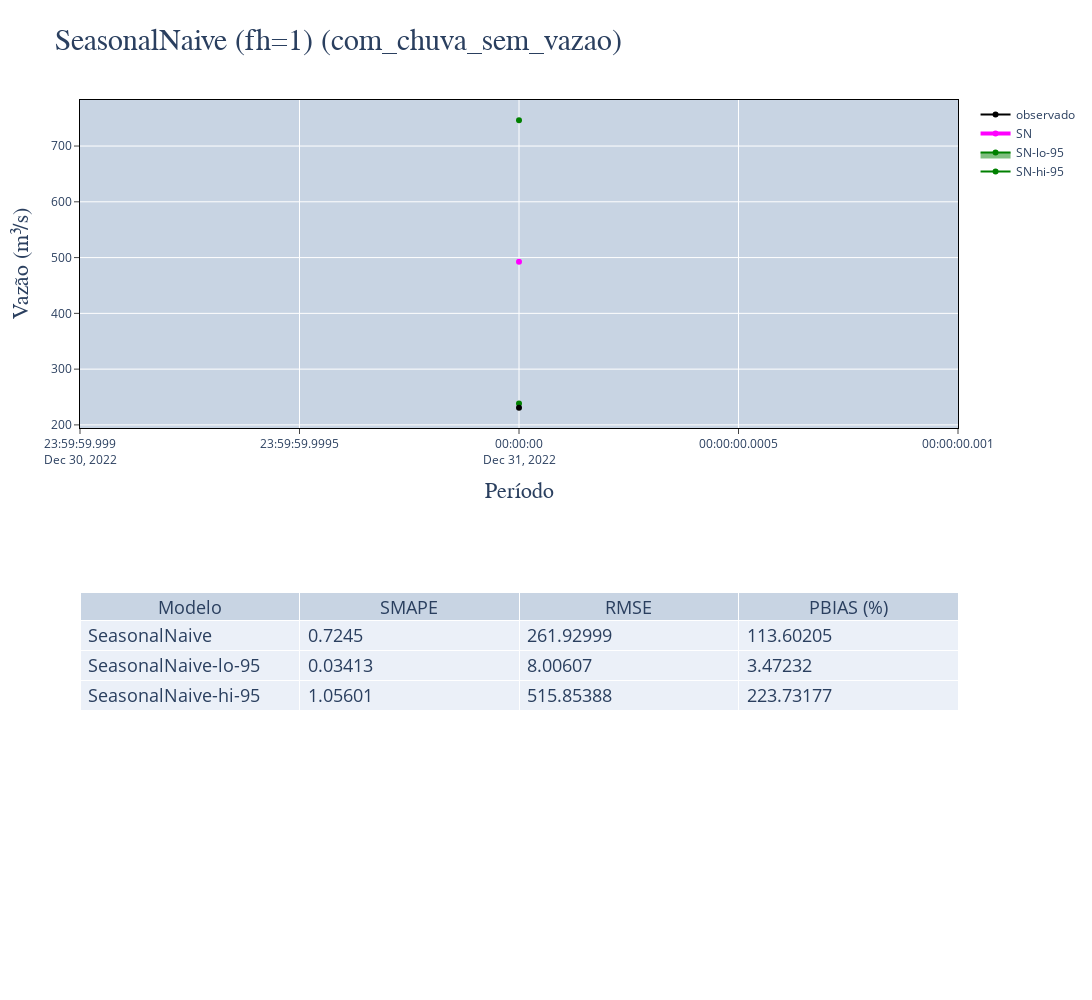
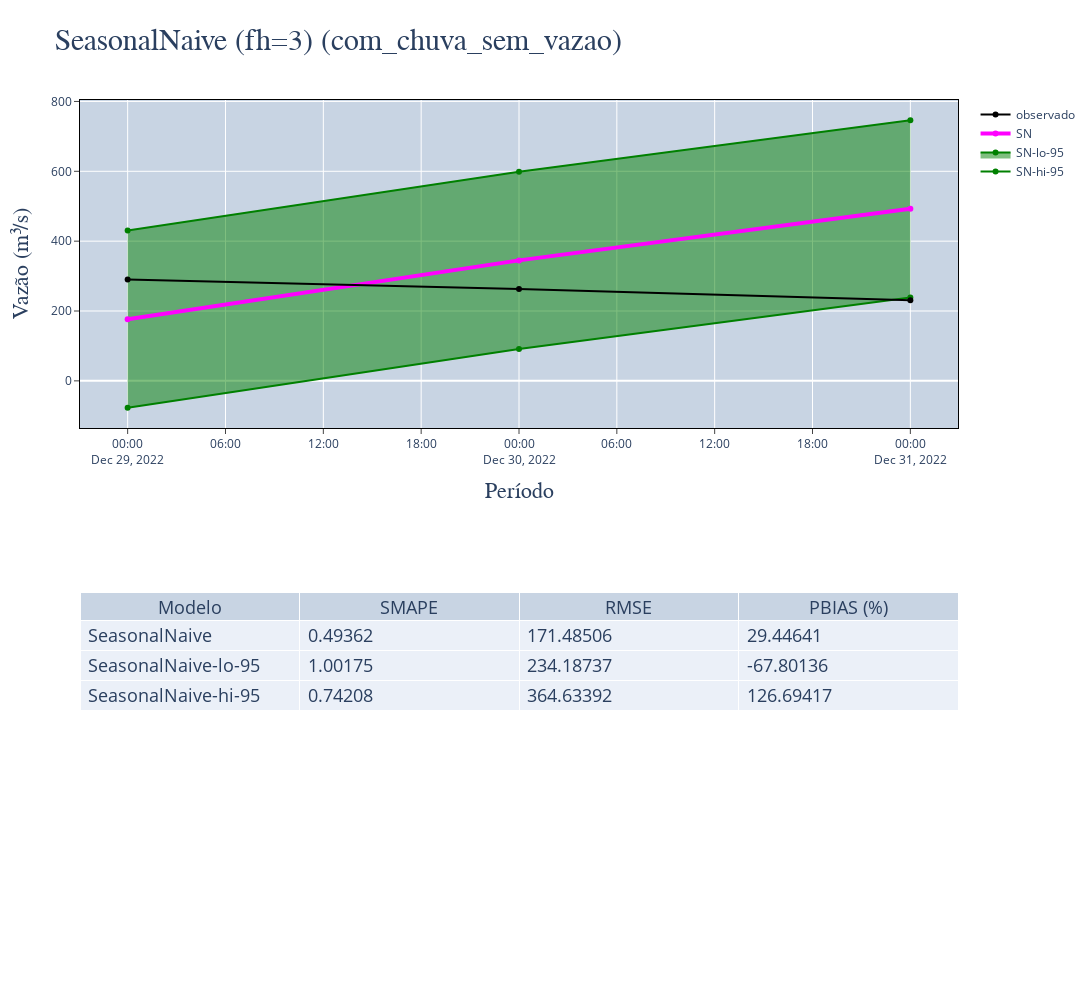
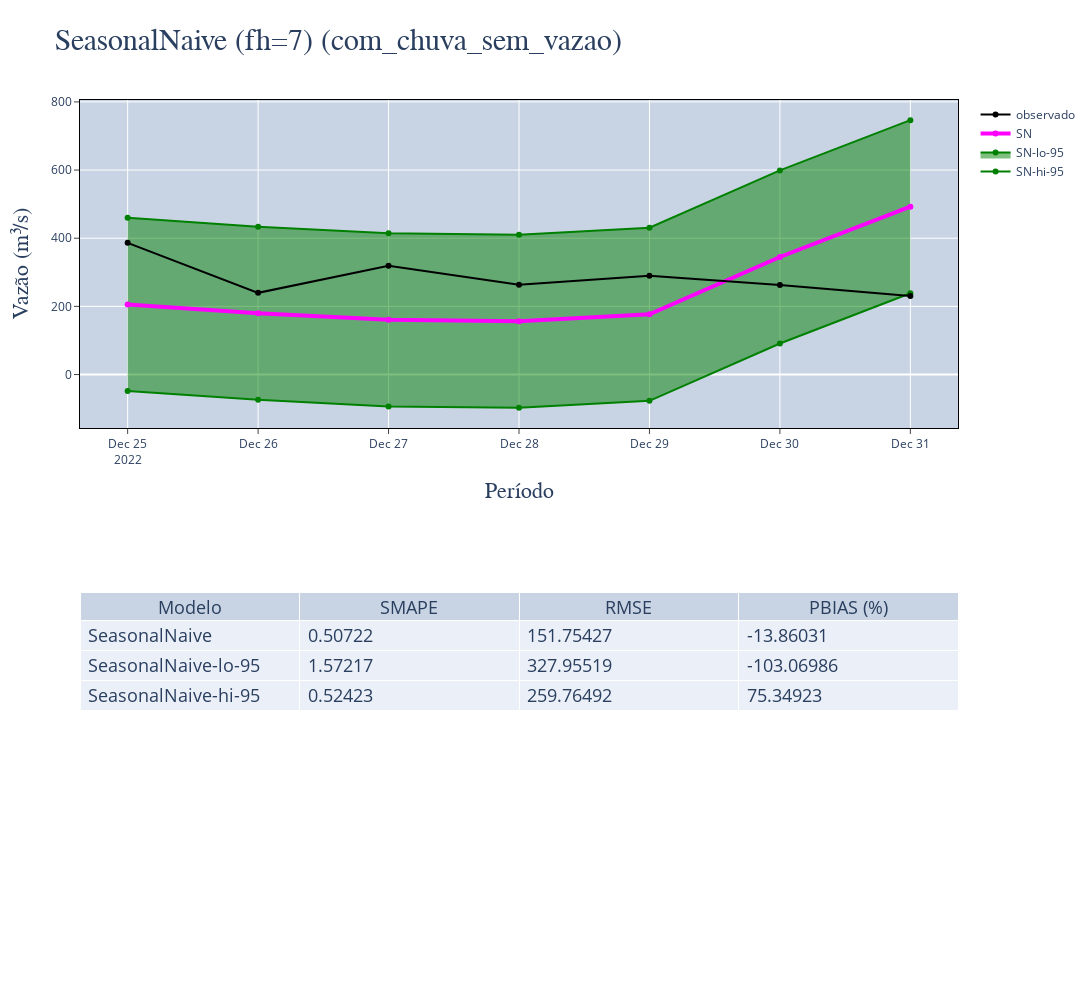
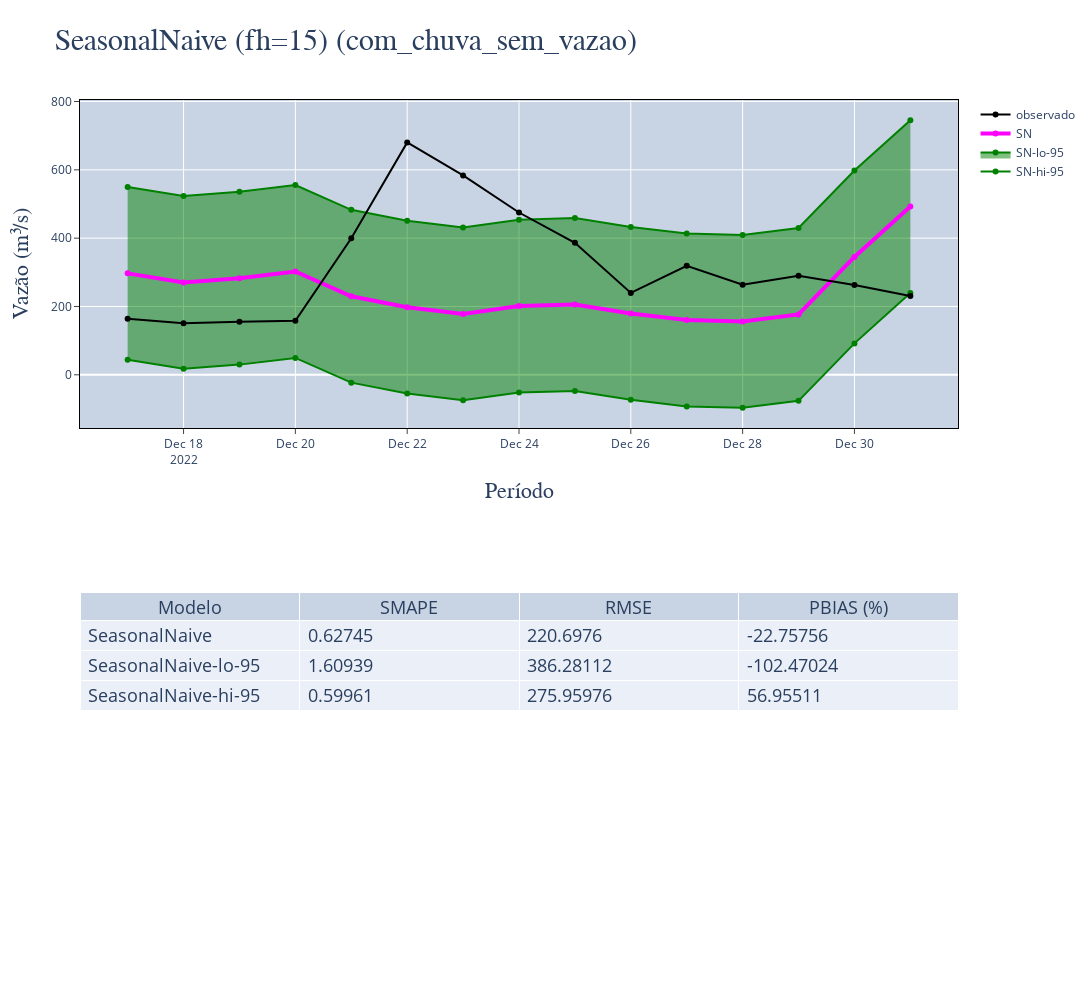

The notebook cell these images were saved under, in order:
### Markdown cell above
### Baseline - SeasonalNaive

Isso não é um preditor de fato. Ao menos, não se considera assim. Serve como uma baseline a superar.

### Code cell
for f in fh_v:
    teste = df_dados.tail(f).copy()
    treino = df_dados.drop(index=teste.index).copy()

    modelo = SeasonalNaive(season_length=365)

    stfc = StatsForecast(
        df=treino.drop(columns=colunas_vazao),
        models=[modelo],
        freq="D",
        n_jobs=8
    )

    df_futr = teste.drop(columns=['y'] + colunas_vazao).copy()

    previsoes = stfc.forecast(
        h=f,
        X_df=df_futr,
        level=intervalos_previsao
    )

    df_resultado = pd.merge(
        left=previsoes,
        right=teste[['ds', 'unique_id', 'y']],
        how="left",
        on=['ds', 'unique_id']
    )

    plot_resultados(
        df_merged=df_resultado,
        modelo=modelo.alias,
        nome_curto="SN",
        fh=f,
        titulo="{md} (fh={fh}) ({c})".format(md=modelo.alias, fh=f, c=cenario2),
        niveis=intervalos_previsao_plotar,
        cores=["green", "blue"],
        pasta_dstn=pasta_resultados+cenario2,
        salvar=False, #SALVAR_PLOTS
    )

### Figure 1 — Plotly figure (JSON) as saved in the notebook; plotly's stock layout.template omitted (floating-point values rounded to 4 significant figures)
{"data": [{"line": {"color": "green"}, "mode": "lines+markers", "name": "SN-hi-95", "type": "scatter", "x": ["2022-12-31T00:00:00"], "xaxis": "x", "y": [746.4], "yaxis": "y"}, {"fill": "tonexty", "line": {"color": "green"}, "mode": "lines+markers", "name": "SN-lo-95", "type": "scatter", "x": ["2022-12-31T00:00:00"], "xaxis": "x", "y": [238.6], "yaxis": "y"}, {"line": {"color": "magenta", "width": 4}, "mode": "lines+markers", "name": "SN", "type": "scatter", "x": ["2022-12-31T00:00:00"], "xaxis": "x", "y": [492.5], "yaxis": "y"}, {"line": {"color": "black", "width": 2}, "mode": "lines+markers", "name": "observado", "type": "scatter", "x": ["2022-12-31T00:00:00"], "xaxis": "x", "y": [230.6], "yaxis": "y"}, {"cells": {"align": "left", "font": {"size": 18}, "height": 30, "values": [["SeasonalNaive", "SeasonalNaive-lo-95", "SeasonalNaive-hi-95"], [0.7245, 0.03413, 1.056], [261.9, 8.006, 515.9], [113.6, 3.472, 223.7]]}, "domain": {"x": [0, 1], "y": [0, 0.4]}, "header": {"align": "center", "font": {"size": 18}, "values": ["Modelo", "SMAPE", "RMSE", "PBIAS (%)"]}, "type": "table"}], "layout": {"height": 1000, "hovermode": "x unified", "plot_bgcolor": "#c8d4e3", "title": {"font": {"family": "system-ui", "size": 30}, "text": "SeasonalNaive (fh=1) (com_chuva_sem_vazao)"}, "width": 1500, "xaxis": {"anchor": "y", "domain": [0, 1], "linecolor": "black", "mirror": true, "showline": true, "ticks": "outside", "title": {"font": {"family": "system-ui", "size": 22}, "text": "Período"}}, "yaxis": {"anchor": "x", "domain": [0.6, 1], "linecolor": "black", "mirror": true, "showline": true, "ticks": "outside", "title": {"font": {"family": "system-ui", "size": 22}, "text": "Vazão (m³/s)"}}}}

### Figure 2 — Plotly figure (JSON) as saved in the notebook; plotly's stock layout.template omitted (floating-point values rounded to 4 significant figures)
{"data": [{"line": {"color": "green"}, "mode": "lines+markers", "name": "SN-hi-95", "type": "scatter", "x": ["2022-12-29T00:00:00", "2022-12-30T00:00:00", "2022-12-31T00:00:00"], "xaxis": "x", "y": [430.6, 598.9, 746.5], "yaxis": "y"}, {"fill": "tonexty", "line": {"color": "green"}, "mode": "lines+markers", "name": "SN-lo-95", "type": "scatter", "x": ["2022-12-29T00:00:00", "2022-12-30T00:00:00", "2022-12-31T00:00:00"], "xaxis": "x", "y": [-77.27, 90.98, 238.5], "yaxis": "y"}, {"line": {"color": "magenta", "width": 4}, "mode": "lines+markers", "name": "SN", "type": "scatter", "x": ["2022-12-29T00:00:00", "2022-12-30T00:00:00", "2022-12-31T00:00:00"], "xaxis": "x", "y": [176.7, 344.9, 492.5], "yaxis": "y"}, {"line": {"color": "black", "width": 2}, "mode": "lines+markers", "name": "observado", "type": "scatter", "x": ["2022-12-29T00:00:00", "2022-12-30T00:00:00", "2022-12-31T00:00:00"], "xaxis": "x", "y": [290.1, 262.8, 230.6], "yaxis": "y"}, {"cells": {"align": "left", "font": {"size": 18}, "height": 30, "values": [["SeasonalNaive", "SeasonalNaive-lo-95", "SeasonalNaive-hi-95"], [0.4936, 1.002, 0.7421], [171.5, 234.2, 364.6], [29.45, -67.8, 126.7]]}, "domain": {"x": [0, 1], "y": [0, 0.4]}, "header": {"align": "center", "font": {"size": 18}, "values": ["Modelo", "SMAPE", "RMSE", "PBIAS (%)"]}, "type": "table"}], "layout": {"height": 1000, "hovermode": "x unified", "plot_bgcolor": "#c8d4e3", "title": {"font": {"family": "system-ui", "size": 30}, "text": "SeasonalNaive (fh=3) (com_chuva_sem_vazao)"}, "width": 1500, "xaxis": {"anchor": "y", "domain": [0, 1], "linecolor": "black", "mirror": true, "showline": true, "ticks": "outside", "title": {"font": {"family": "system-ui", "size": 22}, "text": "Período"}}, "yaxis": {"anchor": "x", "domain": [0.6, 1], "linecolor": "black", "mirror": true, "showline": true, "ticks": "outside", "title": {"font": {"family": "system-ui", "size": 22}, "text": "Vazão (m³/s)"}}}}

### Figure 3 — Plotly figure (JSON) as saved in the notebook; plotly's stock layout.template omitted (floating-point values rounded to 4 significant figures)
{"data": [{"line": {"color": "green"}, "mode": "lines+markers", "name": "SN-hi-95", "type": "scatter", "x": ["2022-12-25T00:00:00", "2022-12-26T00:00:00", "2022-12-27T00:00:00", "2022-12-28T00:00:00", "2022-12-29T00:00:00", "2022-12-30T00:00:00", "2022-12-31T00:00:00"], "xaxis": "x", "y": [459.8, 433.6, 414.5, 410.2, 430.6, 598.9, 746.4], "yaxis": "y"}, {"fill": "tonexty", "line": {"color": "green"}, "mode": "lines+markers", "name": "SN-lo-95", "type": "scatter", "x": ["2022-12-25T00:00:00", "2022-12-26T00:00:00", "2022-12-27T00:00:00", "2022-12-28T00:00:00", "2022-12-29T00:00:00", "2022-12-30T00:00:00", "2022-12-31T00:00:00"], "xaxis": "x", "y": [-48.08, -74.26, -93.41, -97.72, -77.25, 90.99, 238.6], "yaxis": "y"}, {"line": {"color": "magenta", "width": 4}, "mode": "lines+markers", "name": "SN", "type": "scatter", "x": ["2022-12-25T00:00:00", "2022-12-26T00:00:00", "2022-12-27T00:00:00", "2022-12-28T00:00:00", "2022-12-29T00:00:00", "2022-12-30T00:00:00", "2022-12-31T00:00:00"], "xaxis": "x", "y": [205.9, 179.7, 160.5, 156.2, 176.7, 344.9, 492.5], "yaxis": "y"}, {"line": {"color": "black", "width": 2}, "mode": "lines+markers", "name": "observado", "type": "scatter", "x": ["2022-12-25T00:00:00", "2022-12-26T00:00:00", "2022-12-27T00:00:00", "2022-12-28T00:00:00", "2022-12-29T00:00:00", "2022-12-30T00:00:00", "2022-12-31T00:00:00"], "xaxis": "x", "y": [386.5, 239.7, 319.3, 263.6, 290.1, 262.8, 230.6], "yaxis": "y"}, {"cells": {"align": "left", "font": {"size": 18}, "height": 30, "values": [["SeasonalNaive", "SeasonalNaive-lo-95", "SeasonalNaive-hi-95"], [0.5072, 1.572, 0.5242], [151.8, 328.0, 259.8], [-13.86, -103.1, 75.35]]}, "domain": {"x": [0, 1], "y": [0, 0.4]}, "header": {"align": "center", "font": {"size": 18}, "values": ["Modelo", "SMAPE", "RMSE", "PBIAS (%)"]}, "type": "table"}], "layout": {"height": 1000, "hovermode": "x unified", "plot_bgcolor": "#c8d4e3", "title": {"font": {"family": "system-ui", "size": 30}, "text": "SeasonalNaive (fh=7) (com_chuva_sem_vazao)"}, "width": 1500, "xaxis": {"anchor": "y", "domain": [0, 1], "linecolor": "black", "mirror": true, "showline": true, "ticks": "outside", "title": {"font": {"family": "system-ui", "size": 22}, "text": "Período"}}, "yaxis": {"anchor": "x", "domain": [0.6, 1], "linecolor": "black", "mirror": true, "showline": true, "ticks": "outside", "title": {"font": {"family": "system-ui", "size": 22}, "text": "Vazão (m³/s)"}}}}

### Figure 4 — Plotly figure (JSON) as saved in the notebook; plotly's stock layout.template omitted (floating-point values rounded to 4 significant figures)
{"data": [{"line": {"color": "green"}, "mode": "lines+markers", "name": "SN-hi-95", "type": "scatter", "x": ["2022-12-17T00:00:00", "2022-12-18T00:00:00", "2022-12-19T00:00:00", "2022-12-20T00:00:00", "2022-12-21T00:00:00", "2022-12-22T00:00:00", "2022-12-23T00:00:00", "2022-12-24T00:00:00", "2022-12-25T00:00:00", "2022-12-26T00:00:00", "2022-12-27T00:00:00", "2022-12-28T00:00:00", "2022-12-29T00:00:00", "2022-12-30T00:00:00", "2022-12-31T00:00:00"], "xaxis": "x", "y": [549.9, 523.4, 535.7, 555.3, 482.9, 451.0, 431.1, 454.1, 458.8, 432.6, 413.5, 409.2, 429.6, 597.9, 745.4], "yaxis": "y"}, {"fill": "tonexty", "line": {"color": "green"}, "mode": "lines+markers", "name": "SN-lo-95", "type": "scatter", "x": ["2022-12-17T00:00:00", "2022-12-18T00:00:00", "2022-12-19T00:00:00", "2022-12-20T00:00:00", "2022-12-21T00:00:00", "2022-12-22T00:00:00", "2022-12-23T00:00:00", "2022-12-24T00:00:00", "2022-12-25T00:00:00", "2022-12-26T00:00:00", "2022-12-27T00:00:00", "2022-12-28T00:00:00", "2022-12-29T00:00:00", "2022-12-30T00:00:00", "2022-12-31T00:00:00"], "xaxis": "x", "y": [44.06, 17.57, 29.83, 49.46, -22.95, -54.9, -74.75, -51.78, -47.07, -73.25, -92.4, -96.71, -76.24, 92.0, 239.6], "yaxis": "y"}, {"line": {"color": "magenta", "width": 4}, "mode": "lines+markers", "name": "SN", "type": "scatter", "x": ["2022-12-17T00:00:00", "2022-12-18T00:00:00", "2022-12-19T00:00:00", "2022-12-20T00:00:00", "2022-12-21T00:00:00", "2022-12-22T00:00:00", "2022-12-23T00:00:00", "2022-12-24T00:00:00", "2022-12-25T00:00:00", "2022-12-26T00:00:00", "2022-12-27T00:00:00", "2022-12-28T00:00:00", "2022-12-29T00:00:00", "2022-12-30T00:00:00", "2022-12-31T00:00:00"], "xaxis": "x", "y": [297.0, 270.5, 282.8, 302.4, 230.0, 198.0, 178.2, 201.2, 205.9, 179.7, 160.5, 156.2, 176.7, 344.9, 492.5], "yaxis": "y"}, {"line": {"color": "black", "width": 2}, "mode": "lines+markers", "name": "observado", "type": "scatter", "x": ["2022-12-17T00:00:00", "2022-12-18T00:00:00", "2022-12-19T00:00:00", "2022-12-20T00:00:00", "2022-12-21T00:00:00", "2022-12-22T00:00:00", "2022-12-23T00:00:00", "2022-12-24T00:00:00", "2022-12-25T00:00:00", "2022-12-26T00:00:00", "2022-12-27T00:00:00", "2022-12-28T00:00:00", "2022-12-29T00:00:00", "2022-12-30T00:00:00", "2022-12-31T00:00:00"], "xaxis": "x", "y": [164.1, 151.1, 155.4, 158.3, 399.5, 680.1, 583.5, 475.1, 386.5, 239.7, 319.3, 263.6, 290.1, 262.8, 230.6], "yaxis": "y"}, {"cells": {"align": "left", "font": {"size": 18}, "height": 30, "values": [["SeasonalNaive", "SeasonalNaive-lo-95", "SeasonalNaive-hi-95"], [0.6274, 1.609, 0.5996], [220.7, 386.3, 276.0], [-22.76, -102.5, 56.96]]}, "domain": {"x": [0, 1], "y": [0, 0.4]}, "header": {"align": "center", "font": {"size": 18}, "values": ["Modelo", "SMAPE", "RMSE", "PBIAS (%)"]}, "type": "table"}], "layout": {"height": 1000, "hovermode": "x unified", "plot_bgcolor": "#c8d4e3", "title": {"font": {"family": "system-ui", "size": 30}, "text": "SeasonalNaive (fh=15) (com_chuva_sem_vazao)"}, "width": 1500, "xaxis": {"anchor": "y", "domain": [0, 1], "linecolor": "black", "mirror": true, "showline": true, "ticks": "outside", "title": {"font": {"family": "system-ui", "size": 22}, "text": "Período"}}, "yaxis": {"anchor": "x", "domain": [0.6, 1], "linecolor": "black", "mirror": true, "showline": true, "ticks": "outside", "title": {"font": {"family": "system-ui", "size": 22}, "text": "Vazão (m³/s)"}}}}
